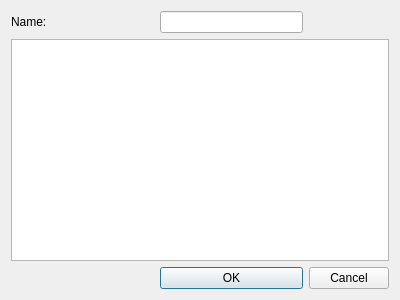
<?xml version="1.0" encoding="UTF-8"?>
<ui version="4.0">
 <class>MealIngredientsDialog</class>
 <widget class="QDialog" name="MealIngredientsDialog">
  <property name="geometry">
   <rect>
    <x>0</x>
    <y>0</y>
    <width>400</width>
    <height>300</height>
   </rect>
  </property>
  <property name="windowTitle">
   <string>Dialog</string>
  </property>
  <layout class="QGridLayout" name="gridLayout">
   <item row="1" column="0" colspan="3">
    <widget class="QTableView" name="tableView"/>
   </item>
   <item row="2" column="1">
    <widget class="QPushButton" name="ok_button">
     <property name="text">
      <string>OK</string>
     </property>
    </widget>
   </item>
   <item row="2" column="2">
    <widget class="QPushButton" name="cancel_button">
     <property name="text">
      <string>Cancel</string>
     </property>
    </widget>
   </item>
   <item row="2" column="0">
    <spacer name="horizontalSpacer">
     <property name="orientation">
      <enum>Qt::Horizontal</enum>
     </property>
     <property name="sizeHint" stdset="0">
      <size>
       <width>40</width>
       <height>20</height>
      </size>
     </property>
    </spacer>
   </item>
   <item row="0" column="0">
    <widget class="QLabel" name="label">
     <property name="text">
      <string>Name:</string>
     </property>
    </widget>
   </item>
   <item row="0" column="1">
    <widget class="QLineEdit" name="lineEdit"/>
   </item>
  </layout>
 </widget>
 <resources/>
 <connections/>
</ui>
